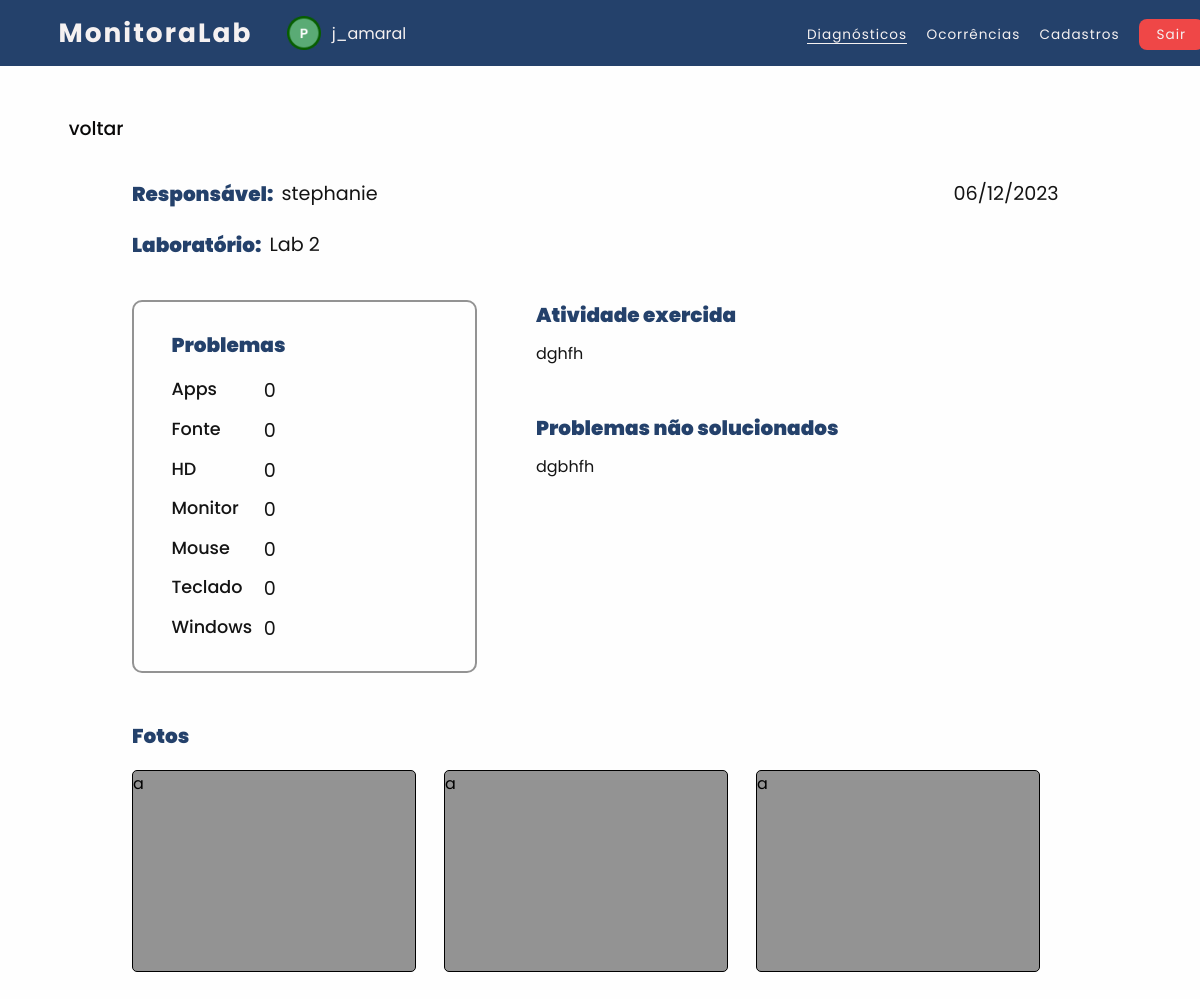
Page /usuarios/professor/diagnostico.php?id=119 (signed in) on the committed database.
### tables this page shows
CREATE TABLE reparo (
  ID int(11) NOT NULL,
  Data date NOT NULL,
  Acao varchar(300) NOT NULL,
  Problemas_Nao_Solucionados varchar(300) NOT NULL,
  Responsavel varchar(30) NOT NULL,
  Login_Monitor varchar(30) DEFAULT NULL,
  Laboratorio varchar(15) NOT NULL
);

CREATE TABLE dispositivo (
  ID int(11) NOT NULL,
  Nome varchar(30) NOT NULL,
  Problema varchar(50) NOT NULL,
  Quantidade int(11) NOT NULL
);

### usuarios/professor/diagnostico.php (the view, shortened to what this page needs)
<?php
   $conexao = ConectarBanco();
   $ID_Reparo = $_GET['id'];
   $sql_query = $conexao->query("SELECT `ID`, `Data`, `Acao`, `Problemas_Nao_Solucionados`, `Responsavel`,
   `Login_Monitor`, `Laboratorio` FROM `reparo` WHERE ID = '$ID_Reparo'") or die ($conexao->error);
    $sql_query_prob = $conexao->query("SELECT dispositivo.Nome, dispositivo.Quantidade, dispositivo.Problema
    FROM dispositivo JOIN dispositivo_reparo ON dispositivo.ID = dispositivo_reparo.ID_Dispositivo
    WHERE dispositivo_reparo.ID_Reparo = '$ID_Reparo'") or die ($conexao->error);
    if ($sql_query && mysqli_num_rows($sql_query) > 0) {
        $reparo = mysqli_fetch_assoc($sql_query);
    }
?>
<!DOCTYPE html>
<html lang="pt-br">
<head>
    <link rel="stylesheet" type="text/css" href="../../css/navbar.css">
    <link rel="stylesheet" type="text/css" href="../../css/diagnostico.css">
    <link rel="stylesheet" href="../../css/fonte-alert.css">
    <link rel="stylesheet" type="text/css" href="../../css/icone-tema.css">
</head>
<body id="body">
    <nav>
        <h1 class="logo">MonitoraLab</h1>
        <img src="../../icons/icone-professor.png" class="icone-usuario">
        <div class="usuario"><?php echo $_SESSION['login'] ;?></div>
        <ul class="nav-professor">
            <li><a class="active" href="inicio.php">Diagnósticos</a></li>
            <li><a class="nav-li" href="ocorrencias.php">Ocorrências</a></li>
            <li><a class="nav-li" href="monitores-cadastrados.php">Cadastros</a></li>
            <li><a class="Btn-Sair" onclick="Sair()" style="cursor: pointer;">Sair</a> </li>
        </ul>
    </nav>
    <div class="voltar">
        <a href="javascript: history.go(-1)" class="texto-voltar">voltar</a>
    </div>
    <div class="caixa-1">
        <div class="resp-lab">
             <div class="responsavel">
                <p class="titulo">Responsável: </p>
                <p class="nome-resp"><?php echo $reparo['Responsavel']; ?></p>
            </div>
            <div class="laboratorio">
                <p class="titulo">Laboratório:</p>
                <p class="labN"><?php echo $reparo['Laboratorio']; ?></p>
            </div>
        </div>
        <div class="data"><?php echo date('d/m/Y', strtotime($reparo['Data'])); ?></div>
    </div>
    <div class="caixa-2">
        <div class="caixa-problemas">
            <p class="titulo">Problemas</p>
            <?php
                while ($problema = $sql_query_prob->fetch_assoc())
                {
            ?>
                <div class="itens">
                    <label class="prob"><?php echo $problema['Nome']; ?></label>
                    <label class="quant"><?php echo $problema['Quantidade']; ?></label>
                    <label class="qual-prob"><?php echo $problema['Problema'];?></label>
                </div>
            <?php
                }
            ?>
        </div>
        <div class="atv-probN">
            <div class="atv-prob">
                <p class="titulo">Atividade exercida</p>
                <p class="texto"><?php echo $reparo['Acao']; ?></p>
            </div>
            <div class="prob-N-solucionado">
                <p class="titulo">Problemas não solucionados</p>
                <p class="texto"><?php echo $reparo['Problemas_Nao_Solucionados']; ?></p>
            </div>
        </div>
    </div>
    <div class="fotos">
        <p class="titulo">Fotos</p>
        <div class="carrosel-fotos">
            <div class="foto">a</div>
            <div class="foto">a</div>
            <div class="foto">a</div>
        </div>
    </div>
</body>
</html>

### css/navbar.css (style rules this page uses)
nav { background-color: var(--azul-1); color: var(--branco-1); padding: 1.1% 2%; display: flex; align-items: center; }
.logo { font-family: 'Poppins', sans-serif; font-size: 165%; font-weight: bold; letter-spacing: 2px; margin-left: 2%; }
.icone-usuario { margin-left: 3%; margin-right: 0.4%; width: 3%; }
.usuario { font-family: 'Poppins', sans-serif; font-size: 100%; margin-left: 0.5%; }
nav ul { position: absolute; margin-left: 54%; }
ul.nav-professor { position: absolute; margin-left: 64%; }
nav ul li { display: inline-block; line-height: 80%; margin-left: 15px; }
nav ul li a { color: var(--branco-1); font-family: 'Poppins', sans-serif; font-size: 85%; letter-spacing: 1px; line-height: 20%; position: relative; font-weight: 400; }
.nav-li::after { content: " "; width: 0%; height: 1px; background-color: var(--branco-1); position: absolute; bottom: 0; left: 0; transition: 0.2s ease-in-out; }
.active::after { content: " "; width: 100%; height: 1px; background-color: var(--branco-1); position: absolute; bottom: 0; left: 0; }
.Btn-Sair { background-color: var(--vermelho-1); padding: 20% 60%; border-radius: 8px; }

### css/diagnostico.css (style rules this page uses)
html { min-height: 100vh; }
* { margin: 0; padding: 0; text-decoration: none; list-style: none; }
body { background: var(--fundo); font-family:'Poppins', sans-serif; }
.voltar { display: flex; align-items: center; margin: 4% 5% 3% 5%; }
.texto-voltar { font-family: 'Poppins', sans-serif; margin-left: 0.8%; font-weight: 500; font-size: 118%; color: var(--voltar); }
.caixa-1 { font-family: 'Poppins', sans-serif; width: auto; margin: 0 11%; display: flex; }
.resp-lab { width: 100%; }
.titulo { color: var(--titulo); font-weight: 900; font-size: 125%; margin-bottom: 2%; }
.responsavel { display: flex; }
.nome-resp { margin-left: 1%; font-size: 120%; color: var(--dados); }
.laboratorio { display: flex; margin-top: 0.5%; }
.labN { margin-left: 1%; font-size: 120%; color: var(--dados); }
.data { float: right; font-size: 120%; margin-right: 1%; color: var(--dados); }
.caixa-2 { font-family: 'Poppins', sans-serif; width: auto; margin: 2% 11% 4% 11%; display: flex; }
.caixa-problemas { border: 2px solid var(--cinza-1); border-radius: 10px; padding: 3% 4%; width: 45%; height: 10%; display: flex; justify-content: space-around; flex-direction: column; }
.itens { margin-top: 4%; display: flex; }
.prob { float: left; width: 30%; font-size: 110%; font-weight: 500; color: var(--dados); }
.quant { font-size: 120%; float: right; margin: 0 8% 0 2%; text-align: center; width: 10%; color: var(--dados); }
.qual-prob { font-size: 120%; width: 50%; float: right; color: var(--dados); }
.atv-probN { width: 100%; }
.atv-prob { margin-left: 10%; }
.texto { text-align: justify; margin-top: 2%; font-size: 100%; color: var(--dados); }
.prob-N-solucionado { margin-left: 10%; margin-top: 8%; }
.fotos { font-family: 'Poppins', sans-serif; width: auto; margin: 3% 11%; }
.carrosel-fotos { margin-top: 2%; width: auto; display: flex; }
.foto { background-color: var(--cinza-1); border: 0.5px solid var(--preto-1); border-radius: 5px; width: 340px; height: 200px; margin-right: 3%; }

### css/cores.css (style rules this page uses)
.tema-claro, :root { --azul-1: #24416B; --azul-2:#5E93E0; --branco-1: #f5f1f1; --vermelho-1: #EF4747; --vermelho-2: #d83b3b; --amarelo-1:#DDD73C; --preto-1: #000000; --cinza-1: #939393; --cinza-2: #7d7d7d4c; --cinza-3: #7d7d7d; --cinza-4: #4e4e4eb4; --preto-2: #0000001c; --preto-3: #141414; --icone: #fefefe; --fundo: #fefefe; --fundo-botao: #24416B; --h2: #24416B; --titulo-dados: #141414; --voltar: #090808; --titulo: #24416B; --dados: #141414; --ver-diag: #24416B; --caixa: #fefefe; --borda-caixa: #4e4e4eb4; --sombra: #0000001c; --texto-branco:#fefefe; --txt: #4e4e4eb4; --txt-hover: #7d7d7d4c; --miniatura:#4e4e4eb4; }
.tema-escuro, :root { --icone: #fefefe; --fundo: #091932; --fundo-botao: #091932; --h2: #fefefe; --titulo-dados: #e9e5e5; --voltar: #fefefe; --titulo: #fefefe; --dados: #fefefe; --ver-diag: #bdbdbd; --caixa: #24416B; --borda-caixa:#fefefe; --sombra: #fefefe14; --texto-branco:#fefefe; --txt: #4e4e4eb4; --miniatura: #fefefe; }

### usuarios/professor/diagnostico.php (style rules this page uses)
body { visibility: hidden; }

### rows in the picture
reparo: Responsavel "stephanie", Laboratorio "Lab 2", Data "06/12/2023", Acao "dghfh", Problemas_Nao_Solucionados "dgbhfh"
dispositivo: Nome "Apps", Quantidade "0"
dispositivo: Nome "Fonte", Quantidade "0"
dispositivo: Nome "HD", Quantidade "0"
dispositivo: Nome "Monitor", Quantidade "0"
dispositivo: Nome "Mouse", Quantidade "0"
dispositivo: Nome "Teclado", Quantidade "0"
dispositivo: Nome "Windows", Quantidade "0"

### other values in the picture
$_SESSION['login'] "j_amaral"
